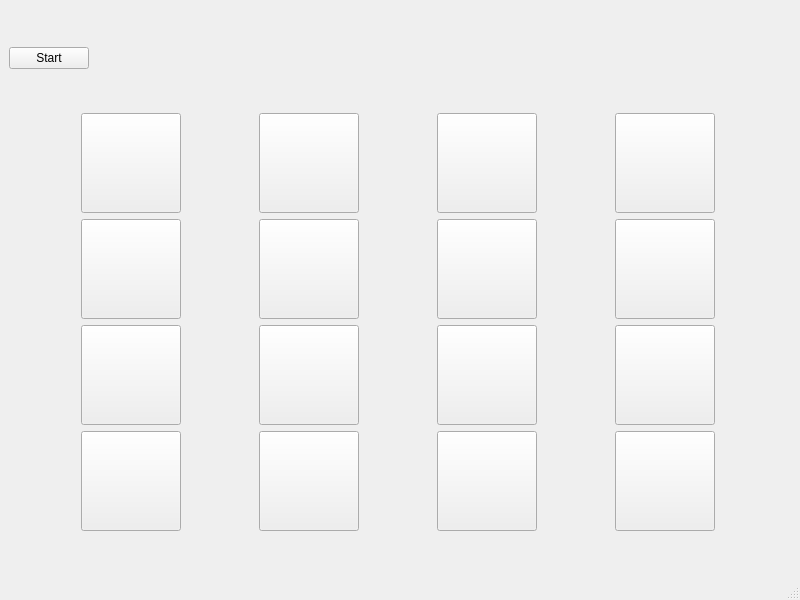
<?xml version="1.0" encoding="UTF-8"?>
<ui version="4.0">
 <class>MainWindow</class>
 <widget class="QMainWindow" name="MainWindow">
  <property name="geometry">
   <rect>
    <x>0</x>
    <y>0</y>
    <width>800</width>
    <height>600</height>
   </rect>
  </property>
  <property name="windowTitle">
   <string>MainWindow</string>
  </property>
  <widget class="QWidget" name="centralwidget">
   <layout class="QVBoxLayout" name="verticalLayout">
    <item>
     <widget class="QPushButton" name="start">
      <property name="sizePolicy">
       <sizepolicy hsizetype="Maximum" vsizetype="Maximum">
        <horstretch>0</horstretch>
        <verstretch>0</verstretch>
       </sizepolicy>
      </property>
      <property name="text">
       <string>Start</string>
      </property>
     </widget>
    </item>
    <item>
     <layout class="QGridLayout" name="gridLayout">
      <item row="2" column="0">
       <widget class="QPushButton" name="karticka09">
        <property name="sizePolicy">
         <sizepolicy hsizetype="Fixed" vsizetype="Fixed">
          <horstretch>0</horstretch>
          <verstretch>0</verstretch>
         </sizepolicy>
        </property>
        <property name="minimumSize">
         <size>
          <width>100</width>
          <height>100</height>
         </size>
        </property>
        <property name="maximumSize">
         <size>
          <width>100</width>
          <height>100</height>
         </size>
        </property>
        <property name="text">
         <string/>
        </property>
       </widget>
      </item>
      <item row="3" column="3">
       <widget class="QPushButton" name="karticka16">
        <property name="sizePolicy">
         <sizepolicy hsizetype="Fixed" vsizetype="Fixed">
          <horstretch>0</horstretch>
          <verstretch>0</verstretch>
         </sizepolicy>
        </property>
        <property name="minimumSize">
         <size>
          <width>100</width>
          <height>100</height>
         </size>
        </property>
        <property name="maximumSize">
         <size>
          <width>100</width>
          <height>100</height>
         </size>
        </property>
        <property name="text">
         <string/>
        </property>
       </widget>
      </item>
      <item row="3" column="1">
       <widget class="QPushButton" name="karticka14">
        <property name="sizePolicy">
         <sizepolicy hsizetype="Fixed" vsizetype="Fixed">
          <horstretch>0</horstretch>
          <verstretch>0</verstretch>
         </sizepolicy>
        </property>
        <property name="minimumSize">
         <size>
          <width>100</width>
          <height>100</height>
         </size>
        </property>
        <property name="maximumSize">
         <size>
          <width>100</width>
          <height>100</height>
         </size>
        </property>
        <property name="text">
         <string/>
        </property>
       </widget>
      </item>
      <item row="0" column="2">
       <widget class="QPushButton" name="karticka03">
        <property name="sizePolicy">
         <sizepolicy hsizetype="Fixed" vsizetype="Fixed">
          <horstretch>0</horstretch>
          <verstretch>0</verstretch>
         </sizepolicy>
        </property>
        <property name="minimumSize">
         <size>
          <width>100</width>
          <height>100</height>
         </size>
        </property>
        <property name="maximumSize">
         <size>
          <width>100</width>
          <height>100</height>
         </size>
        </property>
        <property name="text">
         <string/>
        </property>
       </widget>
      </item>
      <item row="2" column="2">
       <widget class="QPushButton" name="karticka11">
        <property name="sizePolicy">
         <sizepolicy hsizetype="Fixed" vsizetype="Fixed">
          <horstretch>0</horstretch>
          <verstretch>0</verstretch>
         </sizepolicy>
        </property>
        <property name="minimumSize">
         <size>
          <width>100</width>
          <height>100</height>
         </size>
        </property>
        <property name="maximumSize">
         <size>
          <width>100</width>
          <height>100</height>
         </size>
        </property>
        <property name="text">
         <string/>
        </property>
       </widget>
      </item>
      <item row="1" column="0">
       <widget class="QPushButton" name="karticka05">
        <property name="sizePolicy">
         <sizepolicy hsizetype="Fixed" vsizetype="Fixed">
          <horstretch>0</horstretch>
          <verstretch>0</verstretch>
         </sizepolicy>
        </property>
        <property name="minimumSize">
         <size>
          <width>100</width>
          <height>100</height>
         </size>
        </property>
        <property name="maximumSize">
         <size>
          <width>100</width>
          <height>100</height>
         </size>
        </property>
        <property name="text">
         <string/>
        </property>
       </widget>
      </item>
      <item row="2" column="1">
       <widget class="QPushButton" name="karticka10">
        <property name="sizePolicy">
         <sizepolicy hsizetype="Fixed" vsizetype="Fixed">
          <horstretch>0</horstretch>
          <verstretch>0</verstretch>
         </sizepolicy>
        </property>
        <property name="minimumSize">
         <size>
          <width>100</width>
          <height>100</height>
         </size>
        </property>
        <property name="maximumSize">
         <size>
          <width>100</width>
          <height>100</height>
         </size>
        </property>
        <property name="text">
         <string/>
        </property>
       </widget>
      </item>
      <item row="2" column="3">
       <widget class="QPushButton" name="karticka12">
        <property name="sizePolicy">
         <sizepolicy hsizetype="Fixed" vsizetype="Fixed">
          <horstretch>0</horstretch>
          <verstretch>0</verstretch>
         </sizepolicy>
        </property>
        <property name="minimumSize">
         <size>
          <width>100</width>
          <height>100</height>
         </size>
        </property>
        <property name="maximumSize">
         <size>
          <width>100</width>
          <height>100</height>
         </size>
        </property>
        <property name="text">
         <string/>
        </property>
       </widget>
      </item>
      <item row="0" column="3">
       <widget class="QPushButton" name="karticka04">
        <property name="sizePolicy">
         <sizepolicy hsizetype="Fixed" vsizetype="Fixed">
          <horstretch>0</horstretch>
          <verstretch>0</verstretch>
         </sizepolicy>
        </property>
        <property name="minimumSize">
         <size>
          <width>100</width>
          <height>100</height>
         </size>
        </property>
        <property name="maximumSize">
         <size>
          <width>100</width>
          <height>100</height>
         </size>
        </property>
        <property name="text">
         <string/>
        </property>
       </widget>
      </item>
      <item row="1" column="1">
       <widget class="QPushButton" name="karticka06">
        <property name="sizePolicy">
         <sizepolicy hsizetype="Fixed" vsizetype="Fixed">
          <horstretch>0</horstretch>
          <verstretch>0</verstretch>
         </sizepolicy>
        </property>
        <property name="minimumSize">
         <size>
          <width>100</width>
          <height>100</height>
         </size>
        </property>
        <property name="maximumSize">
         <size>
          <width>100</width>
          <height>100</height>
         </size>
        </property>
        <property name="text">
         <string/>
        </property>
       </widget>
      </item>
      <item row="1" column="3">
       <widget class="QPushButton" name="karticka08">
        <property name="sizePolicy">
         <sizepolicy hsizetype="Fixed" vsizetype="Fixed">
          <horstretch>0</horstretch>
          <verstretch>0</verstretch>
         </sizepolicy>
        </property>
        <property name="minimumSize">
         <size>
          <width>100</width>
          <height>100</height>
         </size>
        </property>
        <property name="maximumSize">
         <size>
          <width>100</width>
          <height>100</height>
         </size>
        </property>
        <property name="text">
         <string/>
        </property>
       </widget>
      </item>
      <item row="0" column="0">
       <widget class="QPushButton" name="karticka01">
        <property name="sizePolicy">
         <sizepolicy hsizetype="Fixed" vsizetype="Fixed">
          <horstretch>0</horstretch>
          <verstretch>0</verstretch>
         </sizepolicy>
        </property>
        <property name="minimumSize">
         <size>
          <width>100</width>
          <height>100</height>
         </size>
        </property>
        <property name="maximumSize">
         <size>
          <width>100</width>
          <height>100</height>
         </size>
        </property>
        <property name="text">
         <string/>
        </property>
       </widget>
      </item>
      <item row="3" column="0">
       <widget class="QPushButton" name="karticka13">
        <property name="sizePolicy">
         <sizepolicy hsizetype="Fixed" vsizetype="Fixed">
          <horstretch>0</horstretch>
          <verstretch>0</verstretch>
         </sizepolicy>
        </property>
        <property name="minimumSize">
         <size>
          <width>100</width>
          <height>100</height>
         </size>
        </property>
        <property name="maximumSize">
         <size>
          <width>100</width>
          <height>100</height>
         </size>
        </property>
        <property name="text">
         <string/>
        </property>
       </widget>
      </item>
      <item row="3" column="2">
       <widget class="QPushButton" name="karticka15">
        <property name="sizePolicy">
         <sizepolicy hsizetype="Fixed" vsizetype="Fixed">
          <horstretch>0</horstretch>
          <verstretch>0</verstretch>
         </sizepolicy>
        </property>
        <property name="minimumSize">
         <size>
          <width>100</width>
          <height>100</height>
         </size>
        </property>
        <property name="maximumSize">
         <size>
          <width>100</width>
          <height>100</height>
         </size>
        </property>
        <property name="text">
         <string/>
        </property>
       </widget>
      </item>
      <item row="0" column="1">
       <widget class="QPushButton" name="karticka02">
        <property name="sizePolicy">
         <sizepolicy hsizetype="Fixed" vsizetype="Fixed">
          <horstretch>0</horstretch>
          <verstretch>0</verstretch>
         </sizepolicy>
        </property>
        <property name="minimumSize">
         <size>
          <width>100</width>
          <height>100</height>
         </size>
        </property>
        <property name="maximumSize">
         <size>
          <width>100</width>
          <height>100</height>
         </size>
        </property>
        <property name="text">
         <string/>
        </property>
       </widget>
      </item>
      <item row="1" column="2">
       <widget class="QPushButton" name="karticka07">
        <property name="sizePolicy">
         <sizepolicy hsizetype="Fixed" vsizetype="Fixed">
          <horstretch>0</horstretch>
          <verstretch>0</verstretch>
         </sizepolicy>
        </property>
        <property name="minimumSize">
         <size>
          <width>100</width>
          <height>100</height>
         </size>
        </property>
        <property name="maximumSize">
         <size>
          <width>100</width>
          <height>100</height>
         </size>
        </property>
        <property name="text">
         <string/>
        </property>
       </widget>
      </item>
     </layout>
    </item>
   </layout>
  </widget>
  <widget class="QMenuBar" name="menubar">
   <property name="geometry">
    <rect>
     <x>0</x>
     <y>0</y>
     <width>800</width>
     <height>20</height>
    </rect>
   </property>
  </widget>
  <widget class="QStatusBar" name="statusbar"/>
 </widget>
 <resources/>
 <connections/>
</ui>
